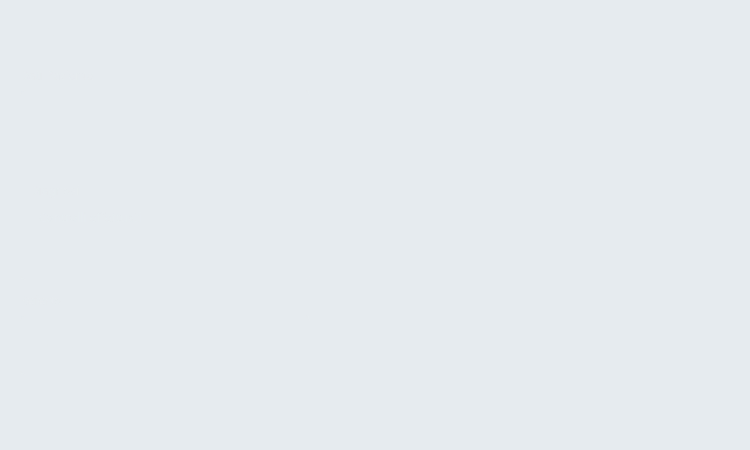
<?xml version="1.0" encoding="UTF-8"?>
<ui version="4.0">
 <class>ProntoSoccorso</class>
 <widget class="QWidget" name="ProntoSoccorso">
  <property name="geometry">
   <rect>
    <x>0</x>
    <y>0</y>
    <width>750</width>
    <height>450</height>
   </rect>
  </property>
  <property name="minimumSize">
   <size>
    <width>750</width>
    <height>450</height>
   </size>
  </property>
  <property name="maximumSize">
   <size>
    <width>750</width>
    <height>450</height>
   </size>
  </property>
  <property name="windowTitle">
   <string>Form</string>
  </property>
  <property name="styleSheet">
   <string notr="true">background-color: rgb(230, 235, 239);</string>
  </property>
  <widget class="QLabel" name="InformazioniProfilo">
   <property name="geometry">
    <rect>
     <x>10</x>
     <y>5</y>
     <width>581</width>
     <height>40</height>
    </rect>
   </property>
   <property name="font">
    <font>
     <family>Montserrat SemiBold</family>
     <pointsize>20</pointsize>
     <weight>50</weight>
     <bold>false</bold>
    </font>
   </property>
   <property name="styleSheet">
    <string notr="true">background-color: rgba(230, 235, 239,0);
color: rgb(230, 235, 239);</string>
   </property>
   <property name="text">
    <string>Info referto</string>
   </property>
   <property name="wordWrap">
    <bool>false</bool>
   </property>
  </widget>
  <widget class="QLabel" name="Sheda">
   <property name="geometry">
    <rect>
     <x>20</x>
     <y>90</y>
     <width>290</width>
     <height>190</height>
    </rect>
   </property>
   <property name="styleSheet">
    <string notr="true">background-color: rgba(230, 235, 239,0);
border: 1px solid rgba(230, 235, 239,0.6);
border-radius: 5px;
</string>
   </property>
   <property name="text">
    <string/>
   </property>
  </widget>
  <widget class="QLabel" name="Nome">
   <property name="geometry">
    <rect>
     <x>30</x>
     <y>100</y>
     <width>130</width>
     <height>30</height>
    </rect>
   </property>
   <property name="font">
    <font>
     <family>Montserrat Medium</family>
     <pointsize>10</pointsize>
    </font>
   </property>
   <property name="styleSheet">
    <string notr="true">background-color: rgba(0, 57, 97,0);
color: rgb(230, 235, 239);

border-radius: 6px;
   

</string>
   </property>
   <property name="text">
    <string/>
   </property>
  </widget>
  <widget class="QLabel" name="Back">
   <property name="geometry">
    <rect>
     <x>0</x>
     <y>0</y>
     <width>750</width>
     <height>450</height>
    </rect>
   </property>
   <property name="font">
    <font>
     <family>Montserrat Medium</family>
     <pointsize>12</pointsize>
    </font>
   </property>
   <property name="text">
    <string/>
   </property>
   <property name="pixmap">
    <pixmap>../../../../../../MATERIALE/Back.png</pixmap>
   </property>
   <property name="scaledContents">
    <bool>true</bool>
   </property>
  </widget>
  <widget class="QTextEdit" name="textEditDiagnosi">
   <property name="geometry">
    <rect>
     <x>30</x>
     <y>200</y>
     <width>270</width>
     <height>70</height>
    </rect>
   </property>
   <property name="font">
    <font>
     <family>Montserrat Medium</family>
    </font>
   </property>
   <property name="styleSheet">
    <string notr="true">QTextEdit {
background-color: rgba(0, 57, 97,0);
color: rgb(230, 235, 239);
border: 0px solid rgba(230, 235, 239,0.6);
border-radius: 6px;
padding: 5px;
}
                            
QTextEdit:focus {
background-color: rgba(40, 40, 40,0.7);
}





QScrollBar:vertical {
background:rgba(0,0,0,0);
width: 5px;
margin: 0px 0 0px 0;


}
QScrollBar::add-page:vertical, QScrollBar::sub-page:vertical {
background-color: rgb(40, 40, 40);
border-radius: 2.2px;
}

QScrollBar::handle:vertical {
background-color: rgba(230, 235, 239,0.5);
min-height: 20px;
border-radius: 2px;
}

</string>
   </property>
   <property name="frameShape">
    <enum>QFrame::Panel</enum>
   </property>
   <property name="frameShadow">
    <enum>QFrame::Sunken</enum>
   </property>
   <property name="lineWidth">
    <number>1</number>
   </property>
   <property name="readOnly">
    <bool>true</bool>
   </property>
   <property name="placeholderText">
    <string>Controlli effettuati</string>
   </property>
  </widget>
  <widget class="QLabel" name="LogoPrenotazioni">
   <property name="geometry">
    <rect>
     <x>460</x>
     <y>135</y>
     <width>140</width>
     <height>190</height>
    </rect>
   </property>
   <property name="styleSheet">
    <string notr="true">background-color: rgba(230, 235, 239,0);</string>
   </property>
   <property name="text">
    <string/>
   </property>
   <property name="pixmap">
    <pixmap>../../../../../../MATERIALE/IconaReferto.png</pixmap>
   </property>
   <property name="scaledContents">
    <bool>true</bool>
   </property>
   <property name="wordWrap">
    <bool>false</bool>
   </property>
  </widget>
  <widget class="QLabel" name="label_2">
   <property name="geometry">
    <rect>
     <x>30</x>
     <y>180</y>
     <width>290</width>
     <height>20</height>
    </rect>
   </property>
   <property name="font">
    <font>
     <family>Montserrat SemiBold</family>
     <pointsize>9</pointsize>
    </font>
   </property>
   <property name="styleSheet">
    <string notr="true">color: rgba(230, 235, 239,0.6);
background-color: rgba(0, 57, 97,0);</string>
   </property>
   <property name="text">
    <string>Diagnosi</string>
   </property>
  </widget>
  <widget class="QLabel" name="label_4">
   <property name="geometry">
    <rect>
     <x>20</x>
     <y>65</y>
     <width>290</width>
     <height>20</height>
    </rect>
   </property>
   <property name="font">
    <font>
     <family>Montserrat SemiBold</family>
     <pointsize>9</pointsize>
    </font>
   </property>
   <property name="styleSheet">
    <string notr="true">color: rgba(230, 235, 239,0.6);
background-color: rgba(0, 57, 97,0);</string>
   </property>
   <property name="text">
    <string>Dati Paziente</string>
   </property>
  </widget>
  <widget class="QLabel" name="Cognome">
   <property name="geometry">
    <rect>
     <x>170</x>
     <y>100</y>
     <width>130</width>
     <height>30</height>
    </rect>
   </property>
   <property name="font">
    <font>
     <family>Montserrat Medium</family>
     <pointsize>10</pointsize>
    </font>
   </property>
   <property name="styleSheet">
    <string notr="true">background-color: rgba(0, 57, 97,0);
color: rgb(230, 235, 239);

border-radius: 6px;
   

</string>
   </property>
   <property name="text">
    <string/>
   </property>
  </widget>
  <widget class="QLabel" name="label_3">
   <property name="geometry">
    <rect>
     <x>30</x>
     <y>150</y>
     <width>150</width>
     <height>30</height>
    </rect>
   </property>
   <property name="font">
    <font>
     <family>Montserrat Medium</family>
     <pointsize>10</pointsize>
    </font>
   </property>
   <property name="styleSheet">
    <string notr="true">background-color: rgba(0, 57, 97,0);
color: rgb(230, 235, 239);

border-radius: 6px;
   

</string>
   </property>
   <property name="text">
    <string>Codice di emergenza:</string>
   </property>
  </widget>
  <widget class="QLabel" name="CodiceDiEmergenza">
   <property name="geometry">
    <rect>
     <x>200</x>
     <y>150</y>
     <width>100</width>
     <height>30</height>
    </rect>
   </property>
   <property name="font">
    <font>
     <family>Montserrat Medium</family>
     <pointsize>10</pointsize>
    </font>
   </property>
   <property name="styleSheet">
    <string notr="true">background-color: rgba(0, 57, 97,0);
color: rgb(230, 235, 239);

border-radius: 6px;
   

</string>
   </property>
   <property name="text">
    <string/>
   </property>
  </widget>
  <widget class="QLabel" name="Sheda_2">
   <property name="geometry">
    <rect>
     <x>20</x>
     <y>315</y>
     <width>290</width>
     <height>60</height>
    </rect>
   </property>
   <property name="styleSheet">
    <string notr="true">background-color: rgba(230, 235, 239,0);
border: 1px solid rgba(230, 235, 239,0.6);
border-radius: 5px;
</string>
   </property>
   <property name="text">
    <string/>
   </property>
  </widget>
  <widget class="QLabel" name="label_5">
   <property name="geometry">
    <rect>
     <x>20</x>
     <y>290</y>
     <width>290</width>
     <height>20</height>
    </rect>
   </property>
   <property name="font">
    <font>
     <family>Montserrat SemiBold</family>
     <pointsize>9</pointsize>
    </font>
   </property>
   <property name="styleSheet">
    <string notr="true">color: rgba(230, 235, 239,0.6);
background-color: rgba(0, 57, 97,0);</string>
   </property>
   <property name="text">
    <string>Referto</string>
   </property>
  </widget>
  <widget class="QLabel" name="label_6">
   <property name="geometry">
    <rect>
     <x>30</x>
     <y>330</y>
     <width>130</width>
     <height>30</height>
    </rect>
   </property>
   <property name="font">
    <font>
     <family>Montserrat Medium</family>
     <pointsize>10</pointsize>
    </font>
   </property>
   <property name="styleSheet">
    <string notr="true">background-color: rgba(0, 57, 97,0);
color: rgb(230, 235, 239);

border-radius: 6px;
   

</string>
   </property>
   <property name="text">
    <string>Data del referto:</string>
   </property>
  </widget>
  <widget class="QLineEdit" name="lineEdit_Data">
   <property name="geometry">
    <rect>
     <x>170</x>
     <y>330</y>
     <width>130</width>
     <height>30</height>
    </rect>
   </property>
   <property name="styleSheet">
    <string notr="true">background-color: rgba(0, 57, 97,0);
color: rgb(230, 235, 239);

border-radius: 6px;
   

</string>
   </property>
   <property name="maxLength">
    <number>10</number>
   </property>
   <property name="frame">
    <bool>true</bool>
   </property>
   <property name="readOnly">
    <bool>true</bool>
   </property>
  </widget>
  <zorder>Back</zorder>
  <zorder>Sheda</zorder>
  <zorder>InformazioniProfilo</zorder>
  <zorder>Nome</zorder>
  <zorder>textEditDiagnosi</zorder>
  <zorder>LogoPrenotazioni</zorder>
  <zorder>label_2</zorder>
  <zorder>label_4</zorder>
  <zorder>Cognome</zorder>
  <zorder>label_3</zorder>
  <zorder>CodiceDiEmergenza</zorder>
  <zorder>Sheda_2</zorder>
  <zorder>label_5</zorder>
  <zorder>label_6</zorder>
  <zorder>lineEdit_Data</zorder>
 </widget>
 <resources>
  <include location="../../../../../../../asa.qrc"/>
 </resources>
 <connections/>
</ui>
